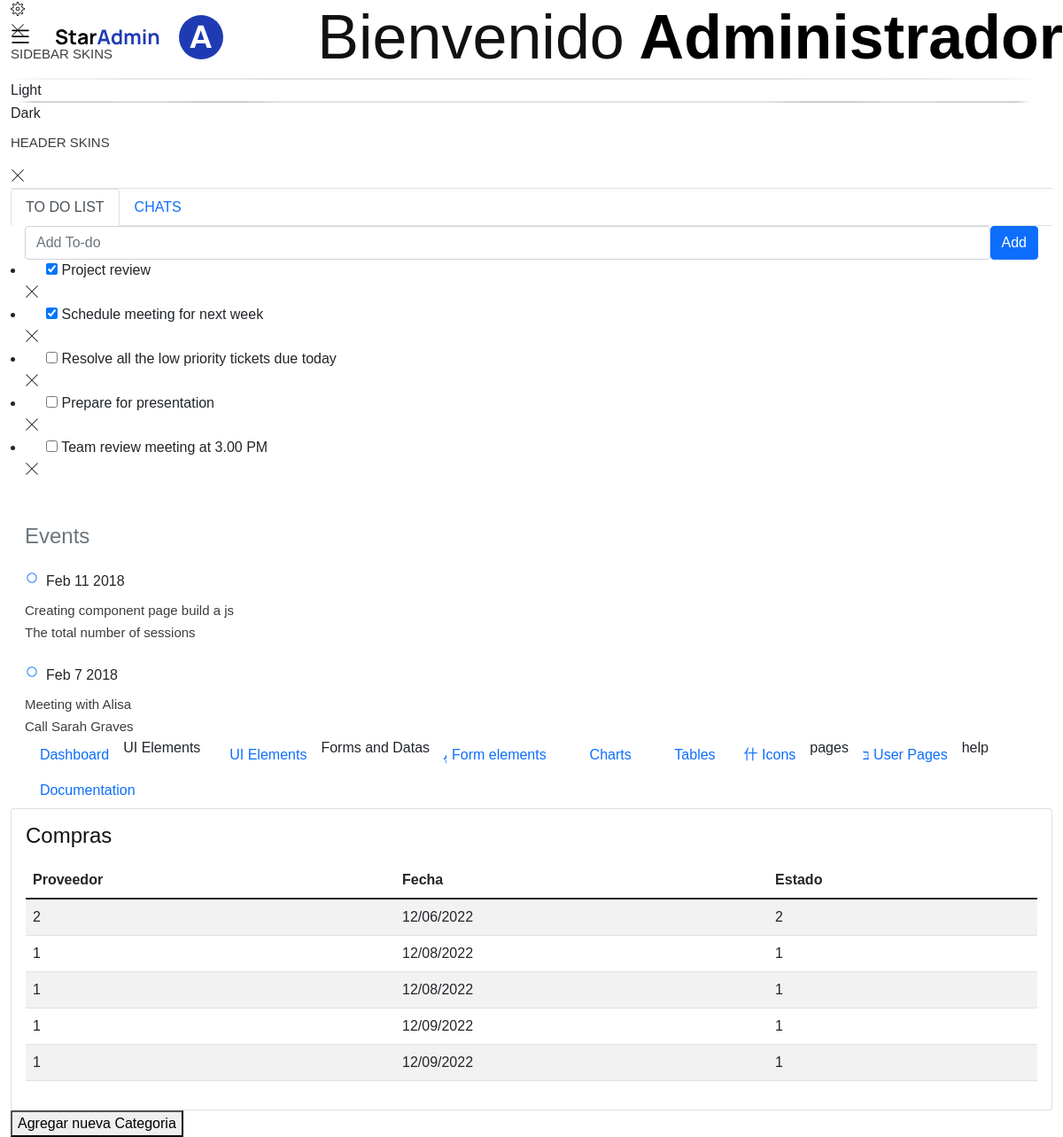
Screenshot of /DatosCompra with the database file from the repository.
### tables this page shows
CREATE TABLE Compras(
    idCompra INTEGER PRIMARY KEY AUTOINCREMENT NOT NULL,
    idProveedor INTEGER NOT NULL,
    Fecha datetime NOT NULL,
    idEstado INTEGER NOT NULL,
    FOREIGN KEY (idProveedor) REFERENCES Proveedores(idProveedor),
    FOREIGN KEY (idEstado) REFERENCES Estados(idEstado)
);

### app.py (the view)
@login_rol
@app.route("/DatosCompra")
def DatosCompra():
    Compra = db.execute("SELECT * FROM Compras")
    return render_template("/admin/pages/tables/Compra.html",Compra=Compra)

### app.py (called while the page is built)
@app.after_request
def after_request(response):
    response.headers["Cache-Control"] = "no-cache, no-store, must-revalidate"
    response.headers["Expires"] = 0
    response.headers["Pragma"] = "no-cache"
    return response

### templates/admin/pages/tables/Compra.html (shortened to what this page needs)
<!DOCTYPE html>
<html lang="en">
<head>
  <link rel="stylesheet" href="/static/css/admin/vendors/feather/feather.css">
  <link rel="stylesheet" href="/static/css/admin/vendors/mdi/css/materialdesignicons.min.css">
  <link rel="stylesheet" href="/static/css/admin/vendors/ti-icons/css/themify-icons.css">
  <link rel="stylesheet" href="/static/css/admin/vendors/typicons/typicons.css">
  <link rel="stylesheet" href="/static/css/admin/vendors/simple-line-icons/css/simple-line-icons.css">
  <link rel="stylesheet" href="/static/css/admin/vendors/css/vendor.bundle.base.css">
  <link href="https://cdn.jsdelivr.net/npm/bootstrap@5.1.3/dist/css/bootstrap.min.css" rel="stylesheet">
  <link rel="stylesheet" href="/static/css/admin/css/vertical-layout-light/style.css">
</head>
<body>
  <div class="container-scroller">
    <nav class="navbar default-layout col-lg-12 col-12 p-0 fixed-top d-flex align-items-top flex-row">
      <div class="text-center navbar-brand-wrapper d-flex align-items-center justify-content-start">
        <div class="me-3">
          <button class="navbar-toggler navbar-toggler align-self-center" type="button" data-bs-toggle="minimize">
            <span class="icon-menu"></span>
          </button>
        </div>
        <div>
          <a class="navbar-brand brand-logo" href="/admin">
            <img src="/static/css/admin/images/logo.svg" alt="logo" />
          </a>
          <a class="navbar-brand brand-logo-mini" href="/admin">
            <img src="/static/css/admin/images/logo-mini.svg" alt="logo" />
          </a>
        </div>
      </div>
      <div class="navbar-menu-wrapper d-flex align-items-top">
        <ul class="navbar-nav">
          <li class="nav-item font-weight-semibold d-none d-lg-block ms-0">
            <h1 class="welcome-text">Bienvenido<span class="text-black fw-bold"> Administrador</span></h1>
          </li>
        </ul>
      </div>
    </nav>
    <div class="container-fluid page-body-wrapper">
      <div class="theme-setting-wrapper">
        <div id="settings-trigger"><i class="ti-settings"></i></div>
        <div id="theme-settings" class="settings-panel">
          <i class="settings-close ti-close"></i>
          <p class="settings-heading">SIDEBAR SKINS</p>
          <div class="sidebar-bg-options selected" id="sidebar-light-theme"><div class="img-ss rounded-circle bg-light border me-3"></div>Light</div>
          <div class="sidebar-bg-options" id="sidebar-dark-theme"><div class="img-ss rounded-circle bg-dark border me-3"></div>Dark</div>
          <p class="settings-heading mt-2">HEADER SKINS</p>
        </div>
      </div>
      <div id="right-sidebar" class="settings-panel">
        <i class="settings-close ti-close"></i>
        <ul class="nav nav-tabs border-top" id="setting-panel" role="tablist">
          <li class="nav-item">
            <a class="nav-link active" id="todo-tab" data-bs-toggle="tab" href="#todo-section" role="tab" aria-controls="todo-section" aria-expanded="true">TO DO LIST</a>
          </li>
          <li class="nav-item">
            <a class="nav-link" id="chats-tab" data-bs-toggle="tab" href="#chats-section" role="tab" aria-controls="chats-section">CHATS</a>
          </li>
        </ul>
        <div class="tab-content" id="setting-content">
          <div class="tab-pane fade show active scroll-wrapper" id="todo-section" role="tabpanel" aria-labelledby="todo-section">
            <div class="add-items d-flex px-3 mb-0">
              <form class="form w-100">
                <div class="form-group d-flex">
                  <input type="text" class="form-control todo-list-input" placeholder="Add To-do">
                  <button type="submit" class="add btn btn-primary todo-list-add-btn" id="add-task">Add</button>
                </div>
              </form>
            </div>
            <div class="list-wrapper px-3">
              <ul class="d-flex flex-column-reverse todo-list">
                <li>
                  <div class="form-check">
                    <label class="form-check-label">
                      <input class="checkbox" type="checkbox">
                      Team review meeting at 3.00 PM
                    </label>
                  </div>
                  <i class="remove ti-close"></i>
                </li>
                <li>
                  <div class="form-check">
                    <label class="form-check-label">
                      <input class="checkbox" type="checkbox">
                      Prepare for presentation
                    </label>
                  </div>
                  <i class="remove ti-close"></i>
                </li>
                <li>
                  <div class="form-check">
                    <label class="form-check-label">
                      <input class="checkbox" type="checkbox">
                      Resolve all the low priority tickets due today
                    </label>
                  </div>
                  <i class="remove ti-close"></i>
                </li>
                <li class="completed">
                  <div class="form-check">
                    <label class="form-check-label">
                      <input class="checkbox" type="checkbox" checked>
                      Schedule meeting for next week
                    </label>
                  </div>
                  <i class="remove ti-close"></i>
                </li>
                <li class="completed">
                  <div class="form-check">
                    <label class="form-check-label">
                      <input class="checkbox" type="checkbox" checked>
                      Project review
                    </label>
                  </div>
                  <i class="remove ti-close"></i>
                </li>
              </ul>
            </div>
            <h4 class="px-3 text-muted mt-5 fw-light mb-0">Events</h4>
            <div class="events pt-4 px-3">
              <div class="wrapper d-flex mb-2">
                <i class="ti-control-record text-primary me-2"></i>
                <span>Feb 11 2018</span>
              </div>
              <p class="mb-0 font-weight-thin text-gray">Creating component page build a js</p>
              <p class="text-gray mb-0">The total number of sessions</p>
            </div>
            <div class="events pt-4 px-3">
              <div class="wrapper d-flex mb-2">
                <i class="ti-control-record text-primary me-2"></i>
                <span>Feb 7 2018</span>
              </div>
              <p class="mb-0 font-weight-thin text-gray">Meeting with Alisa</p>
              <p class="text-gray mb-0 ">Call Sarah Graves</p>
            </div>
          </div>
        </div>
      </div>
      <nav class="sidebar sidebar-offcanvas" id="sidebar">
        <ul class="nav">
          <li class="nav-item">
            <a class="nav-link" href="/admin">
              <i class="mdi mdi-grid-large menu-icon"></i>
              <span class="menu-title">Dashboard</span>
            </a>
          </li>
          <li class="nav-item nav-category">UI Elements</li>
          <li class="nav-item">
            <a class="nav-link" data-bs-toggle="collapse" href="#ui-basic" aria-expanded="false" aria-controls="ui-basic">
              <i class="menu-icon mdi mdi-floor-plan"></i>
              <span class="menu-title">UI Elements</span>
            </a>
          </li>
          <li class="nav-item nav-category">Forms and Datas</li>
          <li class="nav-item">
            <a class="nav-link" data-bs-toggle="collapse" href="#form-elements" aria-expanded="false" aria-controls="form-elements">
              <i class="menu-icon mdi mdi-card-text-outline"></i>
              <span class="menu-title">Form elements</span>
            </a>
          </li>
          <li class="nav-item">
            <a class="nav-link" data-bs-toggle="collapse" href="#charts" aria-expanded="false" aria-controls="charts">
              <i class="menu-icon mdi mdi-chart-line"></i>
              <span class="menu-title">Charts</span>
            </a>
          </li>
          <li class="nav-item">
            <a class="nav-link" data-bs-toggle="collapse" href="#tables" aria-expanded="false" aria-controls="tables">
              <i class="menu-icon mdi mdi-table"></i>
              <span class="menu-title">Tables</span>
            </a>
          </li>
          <li class="nav-item">
            <a class="nav-link" data-bs-toggle="collapse" href="#icons" aria-expanded="false" aria-controls="icons">
              <i class="menu-icon mdi mdi-layers-outline"></i>
              <span class="menu-title">Icons</span>
            </a>
          </li>
          <li class="nav-item nav-category">pages</li>
          <li class="nav-item">
            <a class="nav-link" data-bs-toggle="collapse" href="#auth" aria-expanded="false" aria-controls="auth">
              <i class="menu-icon mdi mdi-account-circle-outline"></i>
              <span class="menu-title">User Pages</span>
            </a>
          </li>
          <li class="nav-item nav-category">help</li>
          <li class="nav-item">
            <a class="nav-link" href="http://bootstrapdash.com/demo/star-admin2-free/docs/documentation.html">
              <i class="menu-icon mdi mdi-file-document"></i>
              <span class="menu-title">Documentation</span>
            </a>
          </li>
        </ul>
      </nav>
      <div class="main-panel">
        <div class="content-wrapper">
          <div class="row">
            <div class="col-lg-12 grid-margin stretch-card">
              <div class="card">
                <div class="card-body">
                  <h4 class="card-title">Compras</h4>
                  <div class="table-responsive">
                    <table class="table table-striped">
                      <thead>
                        <tr>
                          <th>
                            Proveedor
                          </th>
                          <th>
                            Fecha
                          </th>
                          <th>
                            Estado
                          </th>
                        </tr>
                      </thead>
                      <tbody>
                        {% for CompData in Compra %}
                        <tr>
                          <td>
                            {{CompData ["idProveedor"]}}
                          </td>
                          <td>
                            {{CompData ["Fecha"]}}
                          </td>
                          <td>
                            {{CompData ["idEstado"]}}
                          </td>
                        </tr>
                        {% endfor %}
                      </tbody>
                    </table>
                  </div>
                </div>
              </div>
            </div>
  </div>
  <a href="/Compra"><button class="agregar">
    Agregar nueva Categoria
  </button></a>
</body>
</html>

### static/css/cliente/css/style.css (style rules this page uses)
html, body { height: 100%; font-family: "Nunito Sans", sans-serif; -webkit-font-smoothing: antialiased; }
h1, h2, h3, h4, h5, h6 { margin: 0; color: #111111; font-weight: 400; font-family: "Nunito Sans", sans-serif; }
h1 { font-size: 70px; }
h4 { font-size: 24px; }
p { font-size: 15px; font-family: "Nunito Sans", sans-serif; color: #3d3d3d; font-weight: 400; line-height: 25px; margin: 0 0 15px 0; }
img { max-width: 100%; }
ul, ol { padding: 0; margin: 0; }

### rows the page displays
Compras: idProveedor "2", Fecha "12/06/2022", idEstado "2"
Compras: idProveedor "1", Fecha "12/08/2022", idEstado "1"
Compras: idProveedor "1", Fecha "12/08/2022", idEstado "1"
Compras: idProveedor "1", Fecha "12/09/2022", idEstado "1"
Compras: idProveedor "1", Fecha "12/09/2022", idEstado "1"
